Frame 1 (no input): blank canvas, image omitted
Frame 60 (no input): blank canvas, image omitted
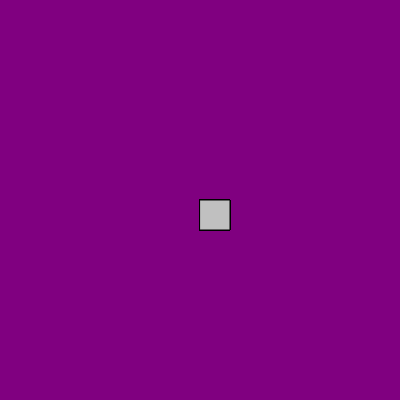
Frame 120 (the mouse pressed at the canvas centre since frame 60)

The p5.js sketch whose frames 1 and 60 were blank and that drew this single picture after the mouse press (run headless with seeded random() and noise() and a simulated clock; from frame 60 on, the mouse is pressed at the canvas centre):

// p5.js sketch
// ── sketch.js
function setup() {
  createCanvas(400, 400);
   background("purple");
}

function draw() {
 
  stroke("black");
 fill ("silver");
 
  if(mouseIsPressed){
     rect(mouseX,mouseY,30,30)
  }

  
}
